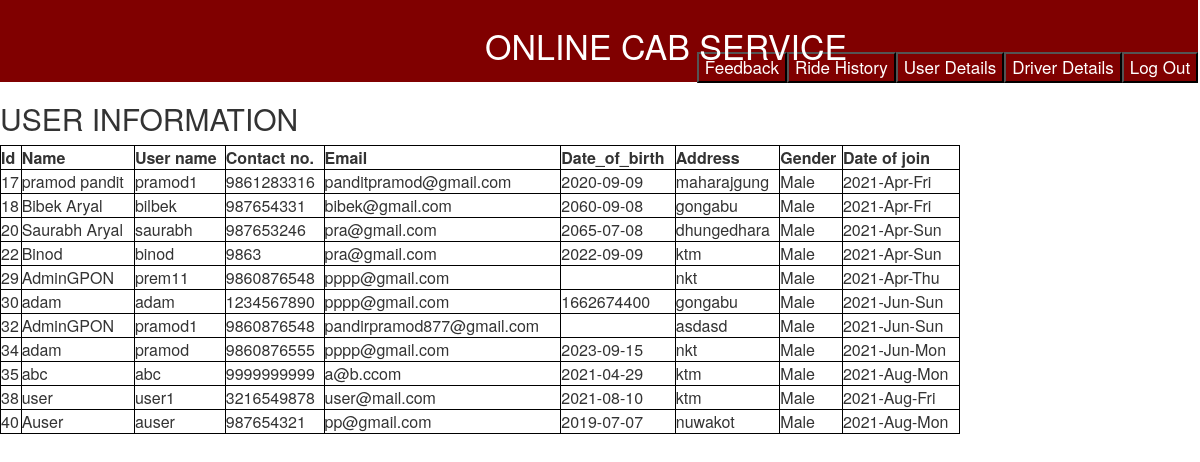
The page /process/userdetail.php on the database its author committed.
### tables this page shows
CREATE TABLE IF NOT EXISTS `tbl_user` (
  `id` int(11) NOT NULL,
  `name` varchar(100) NOT NULL,
  `user_name` varchar(100) NOT NULL,
  `password` varchar(100) NOT NULL,
  `mobile` varchar(10) NOT NULL,
  `email` varchar(100) NOT NULL,
  `date_of_birth` varchar(100) NOT NULL,
  `address` varchar(100) NOT NULL,
  `gender` varchar(100) NOT NULL,
  `user_type` varchar(100) NOT NULL,
  `date_of_join` varchar(100) NOT NULL
);

### process/userdetail.php (the view, shortened to what this page needs)
<?php
  include('../db/connection.php');
 ?>
<html>
 <head>
    <link rel="stylesheet" href="https://use.fontawesome.com/releases/v5.8.2/css/all.css">
    <link rel="stylesheet" href="../css/bootstrap.min.css">
    <link rel="stylesheet" href="../css/style.css">
 </head>
 <body>
      <div class="row topnav">
         <h3 style="margin-left: 500px;">Online Cab Service</h3>
         <a href="logoutprocess.php">   <button style="float:right; margin-top:-22px; background-color:maroon;"> Log Out
         </button>
         <a href="driverdetail.php">   <button style="float:right; margin-top:-22px; background-color:maroon;"> Driver Details
         </button>
         <a href="userdetail.php">   <button style="float:right; margin-top:-22px; background-color:maroon;"> User Details
         </button>
         </a>
         <a href="ride_history.php">   <button style="float:right; margin-top:-22px; background-color:maroon;"> Ride History
         </button>
       </a>
       <a href="feedback.php">   <button style="float:right; margin-top:-22px; background-color:maroon;"> Feedback
         </button>
       </a>
         <br>
         </div>
      <?php
        $query = "SELECT * FROM `tbl_user` WHERE user_type='User'";
        $result = $conn->query($query);
       if($result->num_rows>0){ ?>
       <h2>USER INFORMATION</h2>
          <table style="width:80%; border:1px solid black; ">
         <tr style=" border:1px solid black;">
         <th  style=" border:1px solid black;" >Id</th>
                <th  style=" border:1px solid black;" >Name</th>
                <th  style=" border:1px solid black;">User name</th>
                <th style=" border:1px solid black;" >Contact no.</th>
<th  style=" border:1px solid black;">Email</th>
                <th  style=" border:1px solid black;">Date_of_birth</th>
                <th  style=" border:1px solid black;"> Address</th>
                <th  style=" border:1px solid black;"> Gender</th>
                <th style=" border:1px solid black;" > Date of join</th>
                </tr>
           <?php while($row = $result->fetch_assoc()){ ?>
              <tr >
              <td  style=" border:1px solid black;"><?php echo $row['id'];?></td>
              <td  style=" border:1px solid black;"><?php echo $row['name'];?></td>
                <td  style=" border:1px solid black;"><?php echo $row['user_name'];?></td>
                <td  style=" border:1px solid black;"><?php echo $row['mobile'];?></td>
                <td  style=" border:1px solid black;"><?php echo $row['email'];?></td>
                <td style=" border:1px solid black;"><?php echo $row['date_of_birth'];?></td>
                <td style=" border:1px solid black;" ><?php echo $row['address'];?></td>
                <td  style=" border:1px solid black;"><?php echo $row['gender'];?></td>
                <td  style=" border:1px solid black;"><?php echo $row['date_of_join'];?></td>
                   </tr>
            <?php  } ?>
           </table>
        <?php }else{ ?>
           <h3>No result found</h3>
        <?php }
      ?>
    </body>

### css/style.css (style rules this page uses)
body { margin: 0px; padding: 0px; overflow-x: hidden; }
.topnav { background-color: maroon; color: white; width: 101.1% !important; height: 82px; }
.topnav>h3 { margin-left: 100px; text-transform: uppercase; margin-top: 27px; font-size: 34px; }
a { text-decoration:none; font-size:17px; color:white; padding:3px 3px; border-radius: 27px; }

### rows shown on the page
tbl_user: id "17", name "pramod pandit", user_name "pramod1", mobile "9861283316", email "panditpramod@gmail.com", date_of_birth "2020-09-09", address "maharajgung", gender "Male", date_of_join "2021-Apr-Fri"
tbl_user: id "18", name "Bibek Aryal", user_name "bilbek", mobile "987654331", email "bibek@gmail.com", date_of_birth "2060-09-08", address "gongabu", gender "Male", date_of_join "2021-Apr-Fri"
tbl_user: id "20", name "Saurabh Aryal", user_name "saurabh", mobile "987653246", email "pra@gmail.com", date_of_birth "2065-07-08", address "dhungedhara", gender "Male", date_of_join "2021-Apr-Sun"
tbl_user: id "22", name "Binod", user_name "binod", mobile "9863", email "pra@gmail.com", date_of_birth "2022-09-09", address "ktm", gender "Male", date_of_join "2021-Apr-Sun"
tbl_user: id "29", name "AdminGPON", user_name "prem11", mobile "9860876548", email "pppp@gmail.com", address "nkt", gender "Male", date_of_join "2021-Apr-Thu"
tbl_user: id "30", name "adam", user_name "adam", mobile "1234567890", email "pppp@gmail.com", date_of_birth "1662674400", address "gongabu", gender "Male", date_of_join "2021-Jun-Sun"
tbl_user: id "32", name "AdminGPON", user_name "pramod1", mobile "9860876548", email "pandirpramod877@gmail.com", address "asdasd", gender "Male", date_of_join "2021-Jun-Sun"
tbl_user: id "34", name "adam", user_name "pramod", mobile "9860876555", email "pppp@gmail.com", date_of_birth "2023-09-15", address "nkt", gender "Male", date_of_join "2021-Jun-Mon"
tbl_user: id "35", name "abc", user_name "abc", mobile "9999999999", email "a@b.ccom", date_of_birth "2021-04-29", address "ktm", gender "Male", date_of_join "2021-Aug-Mon"
tbl_user: id "38", name "user", user_name "user1", mobile "3216549878", email "user@mail.com", date_of_birth "2021-08-10", address "ktm", gender "Male", date_of_join "2021-Aug-Fri"
tbl_user: id "40", name "Auser", user_name "auser", mobile "987654321", email "pp@gmail.com", date_of_birth "2019-07-07", address "nuwakot", gender "Male", date_of_join "2021-Aug-Mon"
